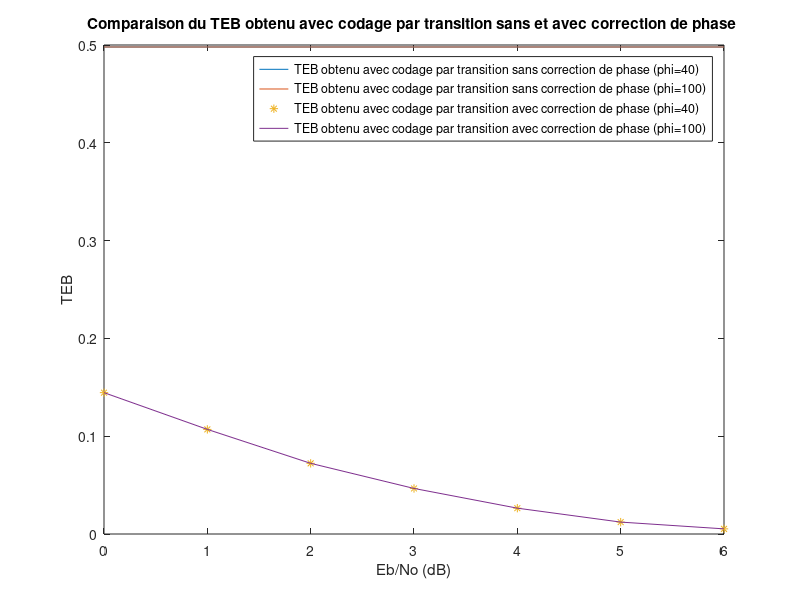
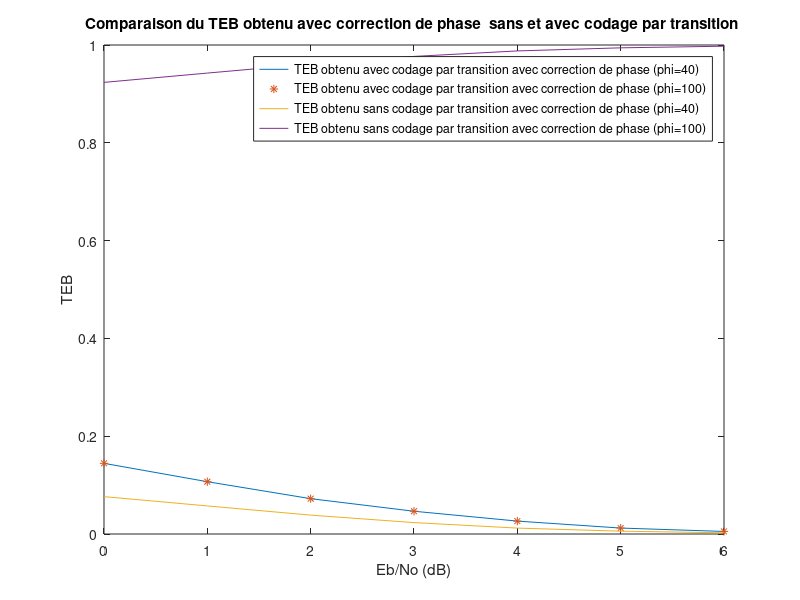

Here is the MATLAB script that generated these plots, in order:
close all;
clear all;


% Données
Fe = 24000;       % Fréquence d'échantillonnage
Te = 1/Fe;        % Période d'échantiollonnage
Rb = 6000;        % Débit binaire
Tb = 1/Rb;        % Période binaire
M = 2;            % Ordre de la modulation
n = log2(M);      % Nombre de bits par symbole                        
Rs = Rb/n;        % Débit symbole
Ts = 1/Rs;        % Période symbole
Ns = Ts/Te;       % Facteur de suréchantillonnage
h = ones(1, Ns);  % filtre de mise en forme
hr = fliplr(h);   % filtre de réception
nb_bits = 50000;  % Nombre de bits à transmettre

% Gérération de l'information binaire 
bits = randi([0,1], 1, nb_bits);                      %Génération d'une séquence binaire aléatoire de longueur nb_bit
symboles=bits;
symboles(find(symboles==0))=-1 ;                      % Mapping binaire à moyenne nulle

%----------------------
% Codage par transition
%----------------------
symboles_ck = zeros(1,length(symboles));              % Signal codé par transition
symboles_ck(1) = symboles(1);

for k = 2:length(symboles)
    symboles_ck(k) = symboles(k)*symboles_ck(k-1);
end

%Generation de xe avec codage par transition
impulsions1 = kron(symboles_ck, [1 zeros(1, Ns-1)]);   % Génération des impulsions
xe = filter(h, 1, impulsions1);                        % L'enveloppe complexe

%Generation de xe sans codage par transition
impulsions2 = kron(symboles, [1 zeros(1, Ns-1)]);      % Génération des impulsions
xe_sans_codage_transition= filter(h, 1, impulsions2);  %% L'enveloppe complexe sans codage par transition







Phi = [0;40;100]*pi/180;             % Erreur de phase (rad)
Px = mean(abs(xe).^2);               % Puissance du signal reçu
Eb_N0_db = 0:1:6;                    % Différentes valeur du rapport Eb/N0 en decibel
Eb_N0 = 10.^(Eb_N0_db/10);           % Différentes valeur du rapport Eb/N0
TEB_sans_correction_phase = zeros(length(Phi),length(Eb_N0));                         % Initialisation tableau TEB pour le cas avec codage transition sans correction phase                 
TEB_avec_correction_phase = zeros(length(Phi),length(Eb_N0));                         % Initialisation tableau TEB pour le cas avec codage transition avec correction phase
TEB_avec_correction_phase_sans_codage_transition = zeros(length(Phi),length(Eb_N0));  % Initialisation tableau TEB pour le cas sans codage transition avec correction phase
for k = 1:length(Eb_N0)
    sigma = sqrt((Px*Ns)./ (2*Eb_N0(k)));
    %generation du bruit
    bruit = sigma*randn(1, length(xe)) +(1j*sigma*randn(1, length(xe)));

    %cas aveccodage par transition
    xe_bruite = xe + bruit;                                                %ajout du bruit 
    xe_bruite_dephase = xe_bruite.*exp(1i*Phi);                            %Multiplication par l'erreur de phase porteuse pour les valeurs 0,40 ,100
    
    %cas sans codage par transition
    xe_sans_codage_transition_bruite=xe_sans_codage_transition+bruit;      %ajout du bruit
    xe_sans_codage_transition_bruite_dephase=xe_sans_codage_transition_bruite.*exp(1i*Phi); %Multiplication par l'erreur de phase porteuse pour les valeurs 40 ,100
    
    z = zeros(length(Phi), length(xe_bruite_dephase));
    for l = 1:length(Phi)
        z(l,:) = filter(hr,1,xe_bruite_dephase(l,:));         % reception du signal cas avec codage transition
    end
    
    z2 =zeros(length(Phi), length(xe_sans_codage_transition_bruite_dephase));
    for l = 1:length(Phi)
        z2(l,:) = filter(hr,1,xe_sans_codage_transition_bruite_dephase(l,:));         % reception du signal cas sans codage par transition
    end
    % Echantillonage aux instants optimaux

    %cas avec codage par transition 
    n0 = Ns;                            
    signal_echantillone = z'; 
    signal_echantillone = signal_echantillone(n0:Ns:end);
    signal_echantillone = reshape(signal_echantillone,length(signal_echantillone)/length(Phi), length(Phi))';
    
    %cas sans codage par transition
    signal_echantillone2 = z2';
    signal_echantillone2 = signal_echantillone2(n0:Ns:end);
    signal_echantillone2 = reshape(signal_echantillone2,length(signal_echantillone2)/length(Phi), length(Phi))';

    % Estimation des angles phi
    Phi_estime = 1/2 * angle(sum(signal_echantillone.^2, 2));
    Phi_estime2 = 1/2 * angle(sum(signal_echantillone2.^2, 2));
    % Correction des signaux reçus
    signal_echantillone_corrige = real(signal_echantillone .* exp(-1j*Phi_estime));
    signal_echantillone_corrige2 = real(signal_echantillone2 .* exp(-1j*Phi_estime2));

    %------------------------
    % Decodage par transition
    %------------------------
    ak_estime_sans_correction_phase= zeros(length(Phi), length(symboles)); % Signal codé par transition
    ak_estime_avec_correction_phase= zeros(length(Phi), length(symboles)); % Signal codé par transition
    ak_estime_sans_correction_phase(:,1) = signal_echantillone(:,1);
    ak_estime_avec_correction_phase(:,1) = signal_echantillone_corrige(:,1);
    for l = 2:length(symboles)
        ak_estime_sans_correction_phase(:,l) =signal_echantillone(:,l).*signal_echantillone(:,l-1);
        ak_estime_avec_correction_phase(:,l) =signal_echantillone_corrige(:,l).*signal_echantillone_corrige(:,l-1);
    end

    %calcul TEB cas sans_correction_phase avec codage par transition
    bits_estimes_sans_correction_phase = ak_estime_sans_correction_phase > 0;                                   % dempaping | decision
    TEB_sans_correction_phase(:,k) = sum(bits_estimes_sans_correction_phase ~= repmat(bits,length(Phi),1),2) / nb_bits; % Calcul du taux d'erreur
    
    %calcul TEB cas avec_correction_phase avec codage par transition
    bits_estimes_avec_correction_phase = ak_estime_avec_correction_phase > 0;                                   % dempaping | decision
    TEB_avec_correction_phase(:,k) = sum(bits_estimes_avec_correction_phase ~= repmat(bits,length(Phi),1),2) / nb_bits; % Calcul du taux d'erreur
    
    %calcul TEB cas avec_correction_phase sans codage par transition
    bits_estimes_avec_correction_phase_sans_codege_transition=signal_echantillone_corrige2>0; 
    TEB_avec_correction_phase_sans_codage_transition(:,k) = sum(bits_estimes_avec_correction_phase_sans_codege_transition ~= repmat(bits,length(Phi),1),2) / nb_bits; % Calcul du taux d'erreur
end
TEB_sans_correction_phase
TEB_avec_correction_phase
TEB_avec_correction_phase_sans_codage_transition




%les figure
figure;
plot(Eb_N0_db, TEB_sans_correction_phase(2,:));
hold on;

plot(Eb_N0_db, TEB_sans_correction_phase(3,:));
hold on;

plot(Eb_N0_db, TEB_avec_correction_phase(2,:),'*');
hold on;

plot(Eb_N0_db, TEB_avec_correction_phase(3,:));
hold off;

xlabel 'Eb/No (dB)'
ylabel 'TEB'
legend 'TEB obtenu avec codage par transition sans correction de phase (phi=40)' 'TEB obtenu avec codage par transition sans correction de phase (phi=100)' 'TEB obtenu avec codage par transition avec correction de phase (phi=40)' 'TEB obtenu avec codage par transition avec correction de phase (phi=100)'
title 'Comparaison du TEB obtenu avec codage par transition sans et avec correction de phase '  

figure;
plot(Eb_N0_db, TEB_avec_correction_phase(2,:));
hold on;

plot(Eb_N0_db, TEB_avec_correction_phase(3,:),'*');
hold on;

plot(Eb_N0_db, TEB_avec_correction_phase_sans_codage_transition(2,:));
hold on;

plot(Eb_N0_db, TEB_avec_correction_phase_sans_codage_transition(3,:));
hold off;

xlabel 'Eb/No (dB)'
ylabel 'TEB'
legend 'TEB obtenu avec codage par transition avec correction de phase (phi=40)' 'TEB obtenu avec codage par transition avec correction de phase (phi=100)' 'TEB obtenu sans codage par transition avec correction de phase (phi=40)' 'TEB obtenu sans codage par transition avec correction de phase (phi=100)'
title 'Comparaison du TEB obtenu avec correction de phase  sans et avec codage par transition ' 

















